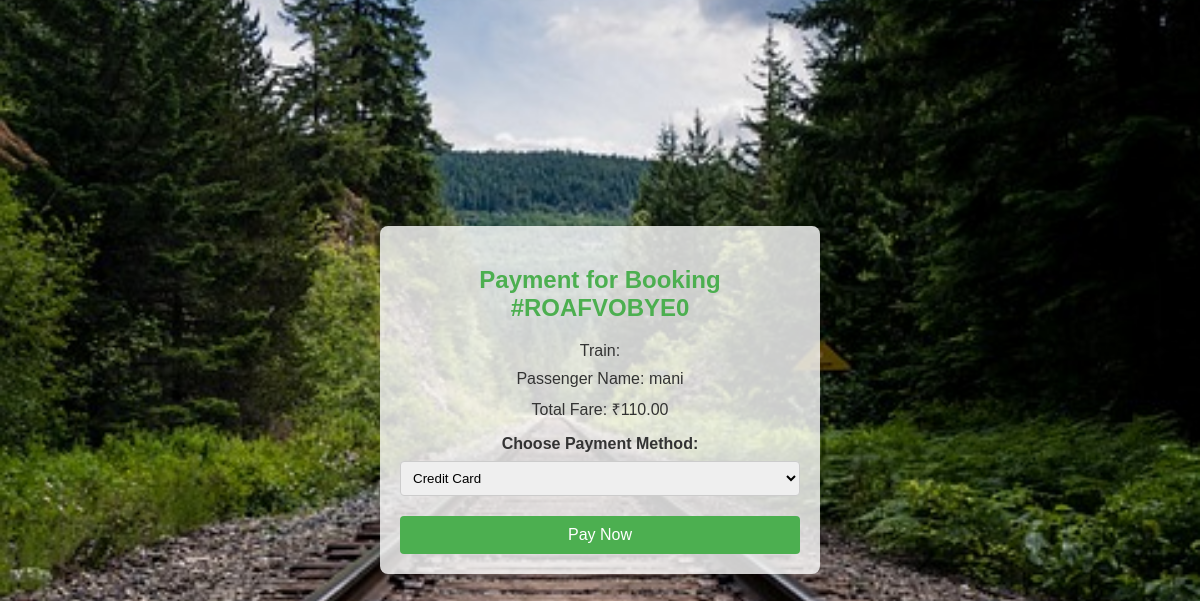
Page /payment/17/ (signed in) on the committed database.
### railway/models.py (models this page shows, shortened)
class Booking(models.Model):
    train = models.ForeignKey(Train, on_delete=models.CASCADE)  # Removed default
    user = models.ForeignKey(User, on_delete=models.CASCADE, null=True)
    reference_number = models.CharField(max_length=50, default=generate_reference_number, unique=True)
    booking_date = models.DateTimeField(auto_now_add=True)
    train_number = models.CharField(max_length=10)
    train_name = models.CharField(max_length=100)
    source = models.CharField(max_length=100)
    destination = models.CharField(max_length=100)
    departure_time = models.DateTimeField(null=True, blank=True)
    arrival_time = models.DateTimeField(null=True, blank=True)
    travel_class = models.CharField(max_length=6, choices=[('AC', 'AC'), ('Non-AC', 'Non-AC')])
    seat_number = models.CharField(max_length=10, blank=True, null=True)
    number_of_tickets = models.PositiveIntegerField(default=1)
    base_fare = models.DecimalField(max_digits=10, decimal_places=2)
    service_tax = models.DecimalField(max_digits=10, decimal_places=2)
    total_fare = models.DecimalField(max_digits=10, decimal_places=2)
    payment_amount = models.DecimalField(max_digits=10, decimal_places=2, default=0.0)
    payment_method = models.CharField(max_length=20, blank=True, null=True)
    transaction_id = models.CharField(max_length=20, blank=True, null=True)
    payment_status = models.CharField(max_length=20, choices=[('Pending', 'Pending'), ('Paid', 'Paid')], default='Pending')
    email = models.EmailField()
    passenger_name = models.CharField(max_length=100)
    passenger_age = models.IntegerField(null=True)
    passenger_gender = models.CharField(max_length=10)
    passenger_type = models.CharField(max_length=50)
    contact_number = models.CharField(max_length=15)
    STATUS_CHOICES = [('Active', 'Active'), ('Cancelled', 'Cancelled')]
    status = models.CharField(max_length=10, choices=STATUS_CHOICES, default='Active')
    class Meta:
        db_table = 'booking_booking'

### railway/views.py (the view, shortened to what this page needs)
# urls.py: path('payment/<int:booking_id>/', views.payment_view, name='payment_view'),
@login_required
def payment_view(request, booking_id):
    try:
        booking = Booking.objects.get(id=booking_id)
    except Booking.DoesNotExist:
        return HttpResponse("Booking not found", status=404)
    return render(request, 'booking/payment_form.html', {'booking': booking})

### railway/templates/booking/payment_form.html (shortened to what this page needs)
{% load static %}
<!DOCTYPE html>
<html lang="en">
<head>
</head>
<body>
    <div class="payment-container">
        <form method="POST">
            <h2>Payment for Booking #{{ booking.reference_number }}</h2>
            <p>Train: {{ booking.train_name }}</p>
            <p>Passenger Name: {{ booking.passenger_name }}</p>
            <p>Total Fare: ₹{{ booking.total_fare }}</p>
            <label for="payment_method">Choose Payment Method:</label>
            <select name="payment_method" id="payment_method">
                <option value="Credit Card">Credit Card</option>
            </select>
            <button type="submit">Pay Now</button>
        </form>
    </div>
</body>
</html>

### rows in the picture
Booking: reference_number "ROAFVOBYE0", passenger_name "mani", total_fare "110.00"
